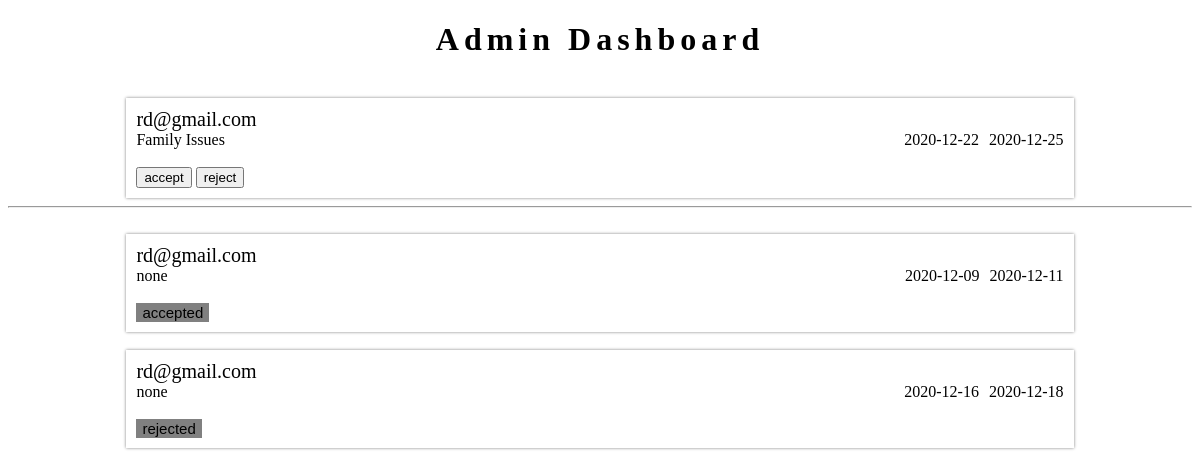
The app's page /admindashboard.php with its own data.
### tables this page shows
CREATE TABLE `leave_request` (
  `employee_mail` varchar(1000) NOT NULL,
  `start_date` varchar(1000) NOT NULL,
  `end_date` varchar(1000) NOT NULL,
  `reason` varchar(1000) NOT NULL,
  `status` varchar(1000) NOT NULL DEFAULT 'pending'
);

### admindashboard.php (the view, shortened to what this page needs)
<!DOCTYPE html>
<html lang="en">
<head>
</head>
<body>
    <h1>Admin Dashboard</h1>
    <?php
        include 'db.php';
        $sql = "SELECT * from leave_request where status='pending'";
        $res = $conn->query($sql);
		while($row=$res->fetch_assoc()){
            echo "<br>
            <div class='card'>
                <div class='mail'>".$row['employee_mail']."</div>
                <div class='date'>".$row['end_date']."</div>
                <div class='date'>".$row['start_date']."</div>
                <div class='reason'>".$row['reason']."</div><br>
                <form method='post'>
                    <input name='start' value='".$row['start_date']."'>
                    <input name='end' value='".$row['end_date']."'>
                    <input name='mail' value='".$row['employee_mail']."'>
                    <input name='operation' value='accepted'>
                    <button>accept</button>
                </form>
                <form method='post'>
                    <input name='start' value='".$row['start_date']."'>
                    <input name='end' value='".$row['end_date']."'>
                    <input name='mail' value='".$row['employee_mail']."'>
                    <input name='operation' value='rejected'>
                    <button>reject</button>
                </form>
            </div>";
        }
        echo "<hr>";
        $sql = "SELECT * from leave_request where status!='pending'";
        $res = $conn->query($sql);
		while($row=$res->fetch_assoc()){
            echo "<br>
            <div class='card'>
                <div class='mail'>".$row['employee_mail']."</div>
                <div class='date'>".$row['end_date']."</div>
                <div class='date'>".$row['start_date']."</div>
                <div class='reason'>".$row['reason']."</div><br>
                <button class='status'>".$row['status']."</button>
            </div>";
        }
    ?>
</body>
</html>

### admindashboard.php (style rules this page uses)
body { text-align:center; }
h1 { letter-spacing:5px; }
.card { text-align:left; width:80%; min-height:50px; box-shadow:0 0 3px gray; margin:auto; padding:10px; box-sizing:border-box; }
.mail { font-size:20px; }
.date { float:right; margin-left:10px; }
form { display:inline; }
.status { background:gray; user-select:none; border:none; font-size:15px; }

### records on screen
leave_request: employee_mail "rd@gmail.com", end_date "2020-12-25", start_date "2020-12-22", reason "Family Issues"
leave_request: employee_mail "rd@gmail.com", end_date "2020-12-11", start_date "2020-12-09", reason "none", status "accepted"
leave_request: employee_mail "rd@gmail.com", end_date "2020-12-18", start_date "2020-12-16", reason "none", status "rejected"
